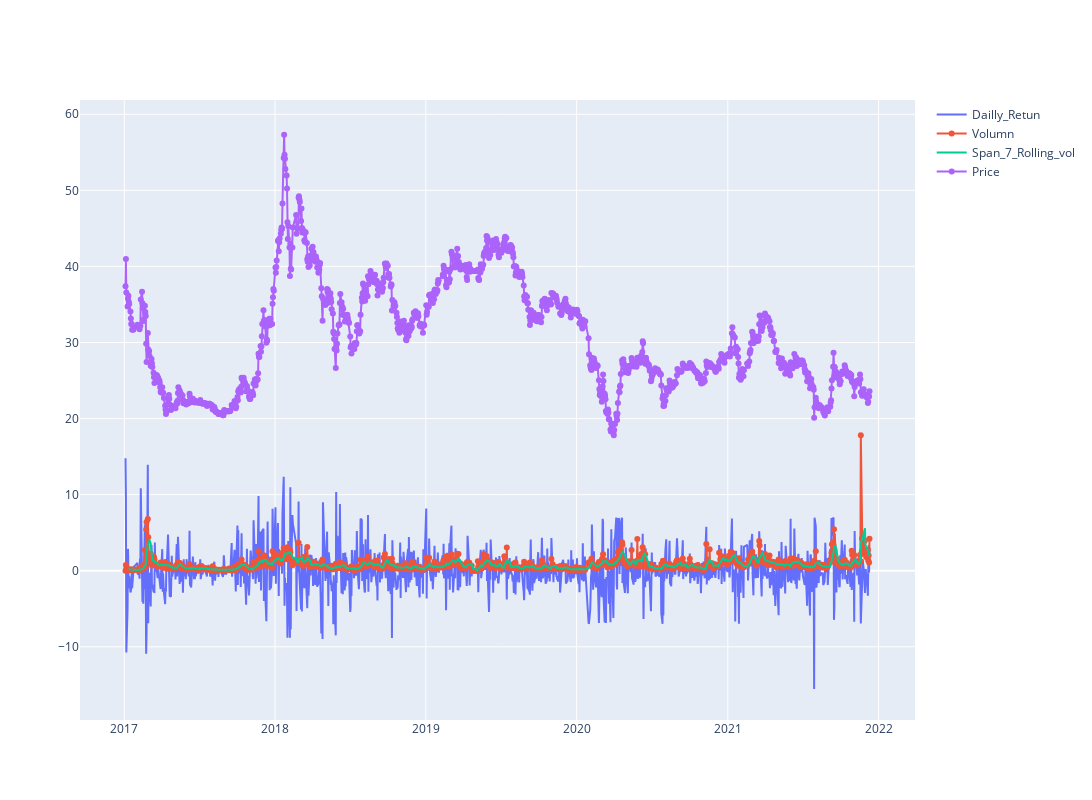

Write notebook code for a chart like this one.
### Code cell
df['Volumn'] = df['<Volume>']/1000000
Volumnshort_rolling = df['Volumn'].rolling(window=7).mean()

fig = go.Figure()
fig.update_layout(  autosize=False,   width=1200,    height=800)
fig.add_trace(go.Scatter(x=df.datetime, y=df['Daily_return'], 
                        mode='lines', name='Dailly_Retun'))
fig.add_trace(go.Scatter(x=df.datetime, y=df['Volumn'], 
                        mode='lines+markers', name='Volumn'))

fig.add_trace(go.Scatter(x=df.datetime, y=Volumnshort_rolling, 
                      mode ='lines', name='Span_7_Rolling_vol'))

fig.add_trace(go.Scatter(x=df.datetime, y=df['<Close>'], 
                        mode='lines+markers', name='Price'))

### Figure 1 — Plotly figure (JSON) as saved in the notebook; plotly's stock layout.template omitted (floating-point values rounded to 4 significant figures; data arrays with more than 128 entries replaced by an {"elided": "..."} marker saying what was removed)
{"data": [{"mode": "lines", "name": "Dailly_Retun", "type": "scatter", "x": {"elided": "1236 str values"}, "y": {"elided": "1236 float values"}}, {"mode": "lines+markers", "name": "Volumn", "type": "scatter", "x": {"elided": "1236 str values"}, "y": {"elided": "1236 float values"}}, {"mode": "lines", "name": "Span_7_Rolling_vol", "type": "scatter", "x": {"elided": "1236 str values"}, "y": {"elided": "1236 float values"}}, {"mode": "lines+markers", "name": "Price", "type": "scatter", "x": {"elided": "1236 str values"}, "y": {"elided": "1236 float values"}}], "layout": {"autosize": false, "height": 800, "width": 1200}}
